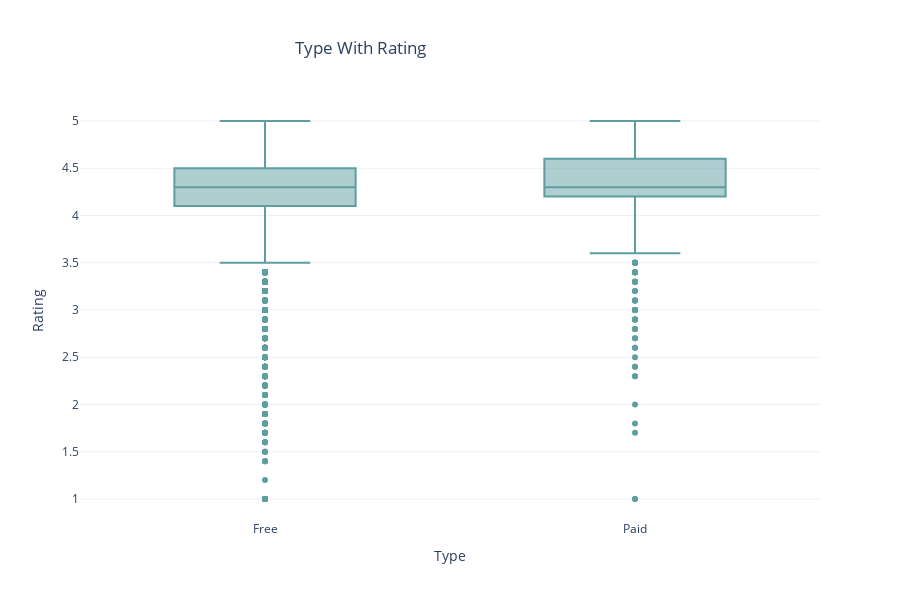

Notebook source saved alongside this figure:
### Code cell
data = go.Box(x=df['Type'], y=df['Rating'], marker_color='cadetblue')
layout = go.Layout(height=600,
                   width=900,
                   title={
                       'text': "Type With Rating",
                       'x': 0.4,
                       'y': 0.93,
                       'xanchor': 'center',
                       'yanchor': 'top'
                   },
                   xaxis=dict(title="Type"),
                   yaxis=dict(title='Rating'),
                   template='plotly_white')
fig = go.Figure(data=data, layout=layout)
fig.show()

### Figure 1 — Plotly figure (JSON) as saved in the notebook; plotly's stock layout.template omitted (floating-point values rounded to 4 significant figures; data arrays with more than 128 entries replaced by an {"elided": "..."} marker saying what was removed)
{"data": [{"marker": {"color": "cadetblue"}, "type": "box", "x": {"elided": "10356 str values"}, "y": {"elided": "10356 float values"}}], "layout": {"height": 600, "title": {"text": "Type With Rating", "x": 0.4, "xanchor": "center", "y": 0.93, "yanchor": "top"}, "width": 900, "xaxis": {"title": {"text": "Type"}}, "yaxis": {"title": {"text": "Rating"}}}}
